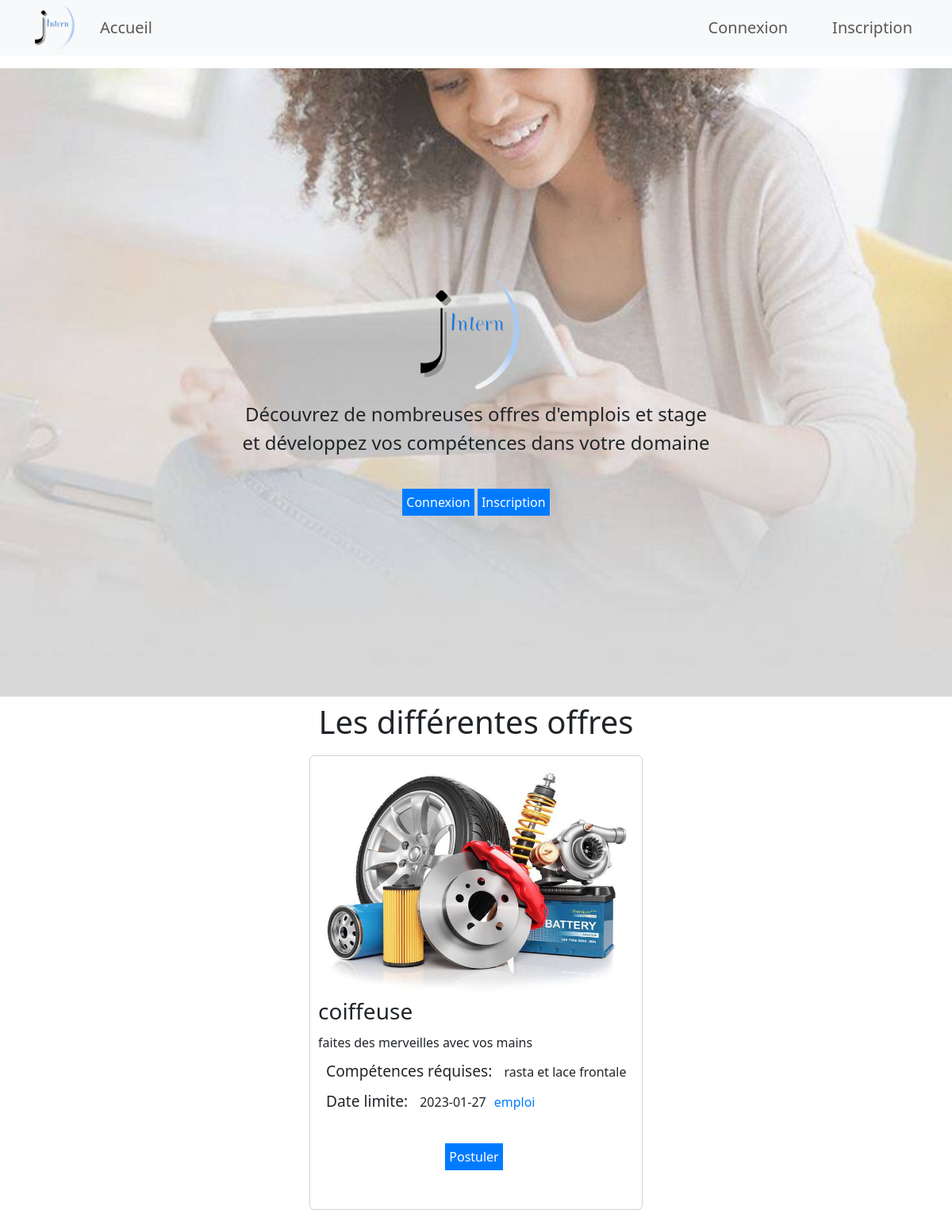
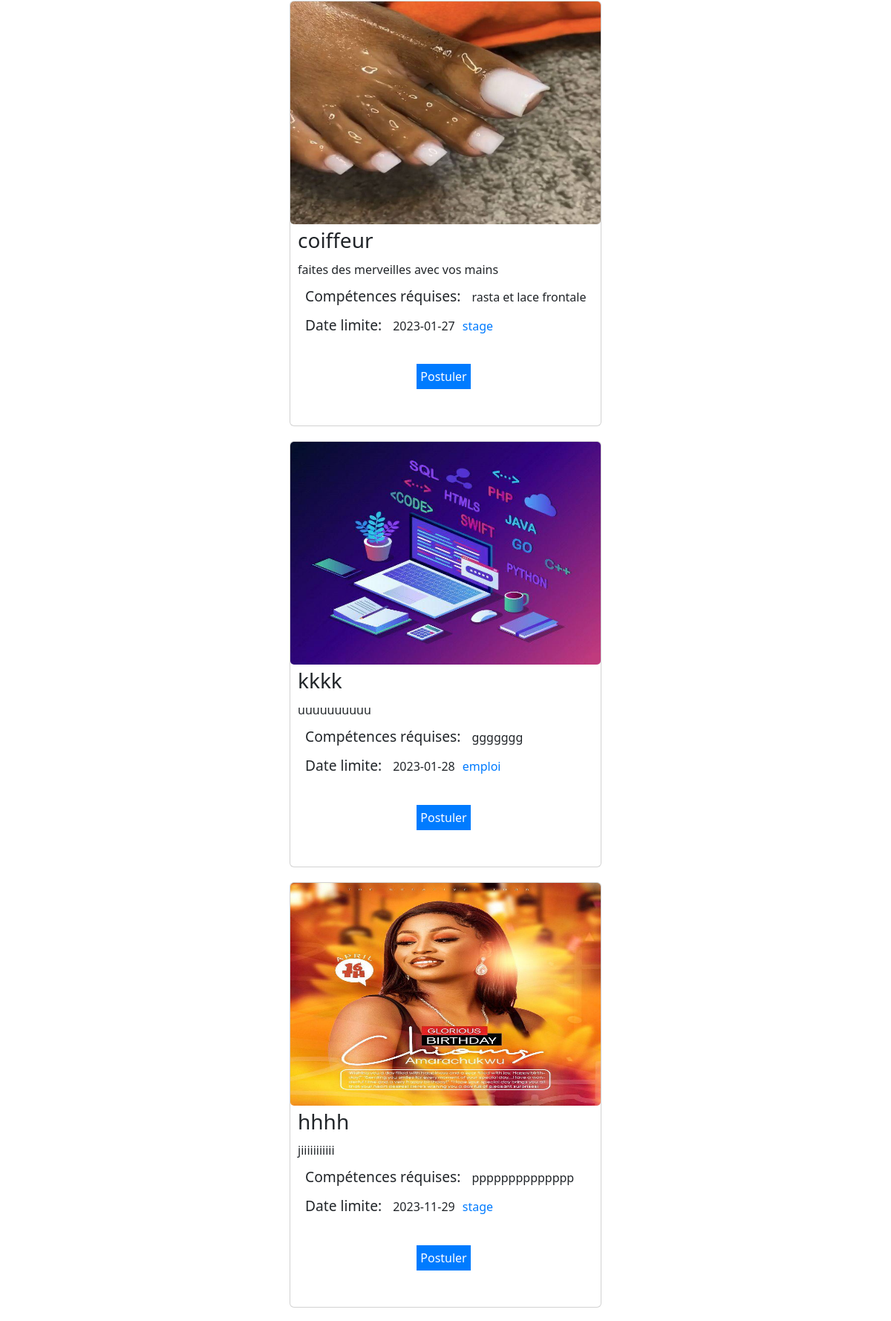
/connexion/acceuil_decon.php (upper part), run on the app's committed database (2 pictures, top to bottom).
### tables this page shows
CREATE TABLE `offre` (
  `id` int(11) NOT NULL,
  `description_offre` varchar(255) DEFAULT NULL,
  `domaine` varchar(255) DEFAULT NULL,
  `competences` varchar(255) DEFAULT NULL,
  `date_limite` date DEFAULT NULL,
  `id_entreprise` int(11) DEFAULT NULL,
  `titre` varchar(255) DEFAULT NULL,
  `salaire` float DEFAULT NULL,
  `type_offre` varchar(50) DEFAULT NULL,
  `photo` varchar(255) DEFAULT NULL
);

### connexion/acceuil_decon.php (the view, shortened to what this page needs)
<?php
$serveur = "localhost";
$utilisateur = "root";
$motDePasse = "";
$baseDeDonnees = "j_intern";
$connexion = mysqli_connect($serveur, $utilisateur, $motDePasse, $baseDeDonnees);
?>
<!DOCTYPE html>
<html lang="fr">
<head>
  <link rel="stylesheet" type="text/css" href="../styles.css">
  <link rel="stylesheet" href="../node_modules/bootstrap/dist/css/bootstrap.min.css">
</head>
<body>
  <nav class="navbar navbar-expand-lg navbar-light bg-light">
    <div class="container">
      <a class="navbar-brand" href="#">
        <img src="../assets/images/logo.png" class="logo_nav" alt="j_intern">
      </a>
      <div class="collapse navbar-collapse" id="navbarNav">
        <ul class="navbar-nav">
          <li class="nav-item">
            <a class="nav-link" href="#">Accueil</a>
          </li>
        </ul>
        <ul class="navbar-nav ms-auto">
            <li class="nav-item">
              <a class="nav-link" href="login.php">Connexion</a>
            </li>
            <li class="nav-item">
              <a class="nav-link" href="signup.php">Inscription</a>
            </li>
        </ul>
      </div>
    </div>
  </nav>
  <header>
    <div class="slideshow">
    <div class="slide un">
      <div class="content">
        <div class="logo_head"><img src="../assets/images/logo.png" class="logo_head" alt="j_intern"></div>
        <p>Découvrez de nombreuses offres d'emplois et stage et développez vos compétences dans votre domaine</p>
        <button><a class="head_btn" href="login.php">Connexion</a></button>
        <button><a class="head_btn" href="signup.php">Inscription</a></button>
      </div>
    </div>
  </div>
  </header>
  <div class="container">
      <h1>Les différentes offres</h1>
<div class="containt_card">
<?php
$sql = "SELECT * FROM offre ";
$result = $connexion->query($sql);
if ($result->num_rows > 0)
{
    while($row = $result->fetch_assoc()) {
        $titre = $row['titre'];
    $description = $row['description_offre'];
    $competence = $row['competences'];
    $datelimite = $row['date_limite'];
    $type = $row["type_offre"];
    $image = $row['photo'];
        echo '<div class="card" >';
        echo '<img class="img-offre" src="'.$image.'" alt="'.$titre.'">';
        echo '<h3>'.$titre.'</h3>';
        echo '<p>'.$description.'</p>';
        echo '<p><span class="precision">Compétences réquises: </span>'.$competence.'</p>';
        echo '<p><span class="precision">Date limite: </span>'.$datelimite;
        echo '<span class="bage">'.$type.'</span></p>';
        echo '<div class="apply-btn" ><button >';
            echo '<a href="../connexion/login-new.php">Postuler</a>';
        echo '</button></div>';
        echo '</div>';
    }
}
else {
    echo "Vous n'avez ajouté aucune offre";
}
?>
</div>
  </div>
</body>
</html>

### styles.css (style rules this page uses)
body { margin: 0; padding: 0; box-sizing: border-box; background-color: rgb(252, 252, 252); font-family: 'Fuzzy Bubbles', cursive; width: 100vw; }
nav { position: static; background-color: #007bff4b; margin: 0; height: 70px; color: #3b3b3b; display: flex; justify-content: space-between; flex-wrap: wrap; padding: 5px; padding-right: 15px; width: 100%; align-items: center; font-size: 20px; }
.logo_head { width: 150px; height: 150px; }
.logo_nav { width: 60px; height: 60px; }
nav ul { display: flex; list-style-type: none; background-color: transparent; }
li { margin-right: 40px; background-color: transparent; }
li:last-child { margin-right: 0; }
li a { text-decoration: none; background-color: transparent; color: rgb(17, 17, 17); }
div { margin: 8px auto; }
button { background-color: #007bff; border: none; border-radius: 5px; color: #fff; cursor: pointer; font-size: 16px; padding: 10px; width: auto; align-items: center; text-align: center; padding: 5px; }
h1 { font-size: 40px; font-weight: bold; }
a { text-decoration: none; background-color: transparent; color: rgb(17, 17, 17); }
.slideshow { position: relative; height: 100vh; overflow: hidden; }
.slide { position: absolute; top: 0; left: 0; width: 100%; height: 100%; opacity: 0; transition: opacity 0.5s ease-in-out; background-size: cover; background-position: center; }
.un { background-image: url(assets/images/marketing2.jpg); }
.slide.active { opacity: 1; }
.slide .content { position: absolute; top: 50%; left: 50%; transform: translate(-50%, -50%); text-align: center; }
.slide p { font-size: 24px; margin-bottom: 40px; }
h1 { text-align: center; margin: 10px auto; }
.containt_card { display: flex; flex-direction: column; align-items: center; }
.card { width: 420px; padding: 0; border-color: white; margin: 10px; }
.img-offre { border-radius: 5px ; height: 200px; width: 100%; }
.card h3, .card p, .card span { margin: 5px 10px; }
.apply-btn { width: 100%; display: flex; justify-content: center; }
.precision { font-size: larger; }
.apply-btn button { margin: 25px 5px 25px 0; }
.apply-btn button a, .head_btn { text-decoration: none; color: white; }
.bage { color: #007bff; }
.card img { width: 100%; height: 300px; }

### data on the page
offre: photo (picture), titre "coiffeuse", description_offre "faites des merveilles avec vos mains", competences "rasta et lace frontale", date_limite "2023-01-27", type_offre "emploi"
offre: photo (picture), titre "coiffeur", description_offre "faites des merveilles avec vos mains", competences "rasta et lace frontale", date_limite "2023-01-27", type_offre "stage"
offre: photo (picture), titre "kkkk", description_offre "uuuuuuuuuu", competences "ggggggg", date_limite "2023-01-28", type_offre "emploi"
offre: photo (picture), titre "hhhh", description_offre "jiiiiiiiiiii", competences "pppppppppppppp", date_limite "2023-11-29", type_offre "stage"
